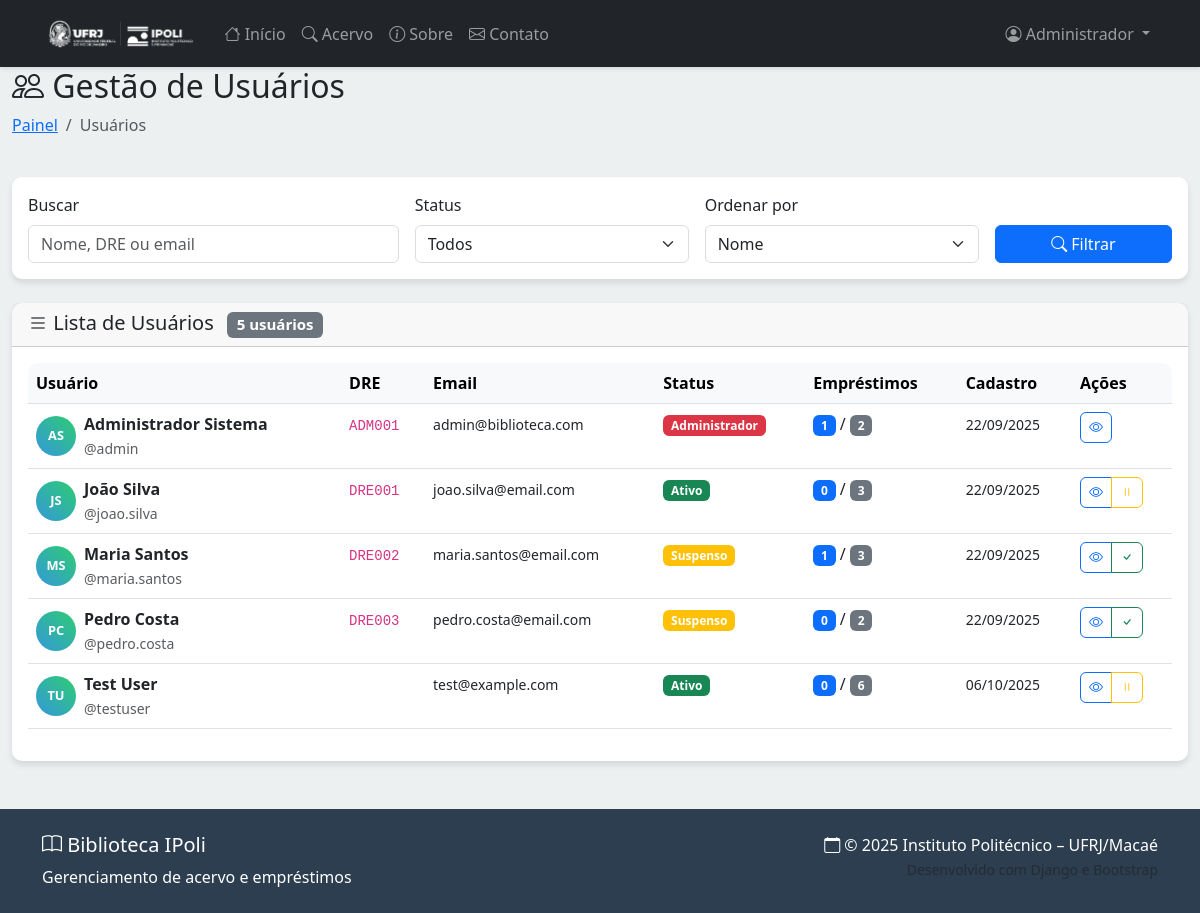
Page /painel/usuarios/ (signed in) on the committed database.
### biblioteca/models.py (models this page shows, shortened)
class Usuario(AbstractUser):
    telefone = models.CharField(
        max_length=15,
        validators=[RegexValidator(r'^\+?1?\d{9,15}$', 'Número de telefone inválido.')],
        help_text='Formato: +5511999999999'
    )
    dre = models.CharField(
        max_length=20,
        unique=True,
        help_text='Matrícula/Registro do aluno'
    )
    is_administrador = models.BooleanField(
        default=False,
        help_text='Designa se o usuário tem privilégios de administrador'
    )
    data_suspensao = models.DateField(
        null=True,
        blank=True,
        help_text='Data até quando o usuário está suspenso'
    )
    email_verificado = models.BooleanField(
        default=False,
        help_text='Indica se o email foi verificado'
    )
    token_ativacao = models.CharField(
        max_length=100,
        blank=True,
        null=True,
        help_text='Token para ativação da conta'
    )
    def esta_suspenso(self):
        if self.data_suspensao and timezone.now().date() <= self.data_suspensao:
            return True
        if self.tem_emprestimo_atrasado():
            return True
        return False
    def tem_emprestimo_atrasado(self):
        return Emprestimo.objects.filter(
            usuario=self,
            data_devolucao__isnull=True,
            previsao_devolucao__lt=timezone.now().date()
        ).exists()

### biblioteca/views.py (the view, shortened to what this page needs)
# urls.py: path('painel/usuarios/', views.usuario_list, name='usuario_list'),
@user_passes_test(is_administrador)
def usuario_list(request):
    usuarios = Usuario.objects.annotate(
        total_emprestimos=Count('emprestimos'),
        emprestimos_ativos=Count('emprestimos', filter=Q(emprestimos__data_devolucao__isnull=True))
    ).order_by('first_name', 'last_name')
    status = request.GET.get('status')
    busca = request.GET.get('busca')
    ordem = request.GET.get('ordem', 'nome')
    if status == 'suspenso':
        ids_suspensos = [u.id for u in usuarios if u.esta_suspenso()]
        usuarios = usuarios.filter(id__in=ids_suspensos)
    elif status == 'ativo':
        ids_ativos = [u.id for u in usuarios if not u.esta_suspenso()]
        usuarios = usuarios.filter(id__in=ids_ativos)
    elif status == 'admin':
        usuarios = usuarios.filter(is_administrador=True)
    if ordem == 'data':
        usuarios = usuarios.order_by('-date_joined')
    elif ordem == 'emprestimos':
        usuarios = usuarios.order_by('-total_emprestimos')
    else:  # nome
        usuarios = usuarios.order_by('first_name', 'last_name')
    paginator = Paginator(usuarios, 15)
    page_number = request.GET.get('page')
    page_obj = paginator.get_page(page_number)
    todos_os_usuarios = Usuario.objects.all()
    total_usuarios = todos_os_usuarios.count()
    total_suspensos = sum(1 for u in todos_os_usuarios if u.esta_suspenso())
    total_ativos = total_usuarios - total_suspensos
    administradores = Usuario.objects.filter(is_administrador=True).count()
    return render(request, 'biblioteca/admin/usuario_list.html', {
        'page_obj': page_obj,
        'status': status,
        'busca': busca,
        'ordem': ordem,
        'total_usuarios': total_usuarios,
        'total_ativos': total_ativos,
        'total_suspensos': total_suspensos,
        'administradores': administradores,
    })

### biblioteca/views.py (called while the page is built)
def is_administrador(user):
    return user.is_authenticated and user.is_administrador

### templates/biblioteca/admin/usuario_list.html (shortened to what this page needs)
{% extends 'base.html' %}
{% block content %}
<div class="container-fluid">
    <div class="row">
        <div class="col-12">
            <div class="d-flex justify-content-between align-items-center mb-4">
                <div>
                    <h2><i class="bi bi-people"></i> Gestão de Usuários</h2>
                    <nav aria-label="breadcrumb">
                        <ol class="breadcrumb">
                            <li class="breadcrumb-item"><a href="{% url 'admin_dashboard' %}">Painel</a></li>
                            <li class="breadcrumb-item active">Usuários</li>
                        </ol>
                    </nav>
                </div>
            </div>
            <div class="card mb-4">
                <div class="card-body">
                    <form method="get" class="row g-3">
                        <div class="col-md-4">
                            <label for="busca" class="form-label">Buscar</label>
                <input type="text" class="form-control" id="busca" name="busca"
                    value="{{ busca|default:'' }}" placeholder="Nome, DRE ou email">
                        </div>
                        <div class="col-md-3">
                            <label for="status" class="form-label">Status</label>
                            <select class="form-select" id="status" name="status">
                                <option value="">Todos</option>
                            </select>
                        </div>
                        <div class="col-md-3">
                            <label for="ordem" class="form-label">Ordenar por</label>
                            <select class="form-select" id="ordem" name="ordem">
                                <option value="nome" {% if ordem == 'nome' %}selected{% endif %}>Nome</option>
                            </select>
                        </div>
                        <div class="col-md-2">
                            <label class="form-label">&nbsp;</label>
                            <div class="d-grid gap-2">
                                <button type="submit" class="btn btn-primary">
                                    <i class="bi bi-search"></i> Filtrar
                                </button>
                            </div>
                        </div>
                    </form>
                </div>
            </div>
            <div class="card">
                <div class="card-header">
                    <h5 class="mb-0">
                        <i class="bi bi-list"></i> Lista de Usuários
                        <span class="badge bg-secondary ms-2">{{ page_obj.paginator.count }} usuários</span>
                    </h5>
                </div>
                <div class="card-body">
                    {% if page_obj %}
                        <div class="table-responsive">
                            <table class="table table-hover">
                                <thead class="table-light">
                                    <tr>
                                        <th>Usuário</th>
                                        <th>DRE</th>
                                        <th>Email</th>
                                        <th>Status</th>
                                        <th>Empréstimos</th>
                                        <th>Cadastro</th>
                                        <th>Ações</th>
                                    </tr>
                                </thead>
                                <tbody>
                                    {% for usuario in page_obj %}
                                    <tr>
                                        <td>
                                            <div class="d-flex align-items-center">
                                                <div class="avatar-circle me-2">
                                                    {{ usuario.first_name|first }}{{ usuario.last_name|first }}
                                                </div>
                                                <div>
                                                    <strong>{{ usuario.first_name }} {{ usuario.last_name }}</strong>
                                                    <br>
                                                    <small class="text-muted">@{{ usuario.username }}</small>
                                                </div>
                                            </div>
                                        </td>
                                        <td>
                                            <code>{{ usuario.dre }}</code>
                                        </td>
                                        <td>
                                            <small>{{ usuario.email }}</small>
                                        </td>
                                        <td>
                                            {% if usuario.is_administrador %}
                                                <span class="badge bg-danger">Administrador</span>
                                            {% elif usuario.esta_suspenso %}
                                                <span class="badge bg-warning">Suspenso</span>
                                            {% else %}
                                                <span class="badge bg-success">Ativo</span>
                                            {% endif %}
                                        </td>
                                        <td>
                                            <span class="badge bg-primary">{{ usuario.emprestimos_ativos }}</span> /
                                            <span class="badge bg-secondary">{{ usuario.total_emprestimos }}</span>
                                        </td>
                                        <td>
                                            <small>{{ usuario.date_joined|date:"d/m/Y" }}</small>
                                        </td>
                                        <td>
                                            <div class="btn-group btn-group-sm">
                                                <a href="{% url 'usuario_detail' usuario.id %}" class="btn btn-outline-primary">
                                                    <i class="bi bi-eye"></i>
                                                </a>
                                                {% if not usuario.is_administrador %}
                                                    {% if usuario.esta_suspenso %}
                                                        <button type="button" class="btn btn-outline-success btn-sm"
                                                                onclick="reativarUsuario('{{ usuario.id }}')">
                                                            <i class="bi bi-check"></i>
                                                        </button>
                                                    {% else %}
                                                        <button type="button" class="btn btn-outline-warning btn-sm"
                                                                onclick="suspenderUsuario('{{ usuario.id }}')">
                                                            <i class="bi bi-pause"></i>
                                                        </button>
                                                    {% endif %}
                                                {% endif %}
                                            </div>
                                        </td>
                                    </tr>
                                    {% endfor %}
                                </tbody>
                            </table>
                        </div>
                    {% else %}
                        <div class="text-center py-5">
                            <i class="bi bi-people text-muted" style="font-size: 4rem;"></i>
                            <h4 class="text-muted mt-3">Nenhum usuário encontrado</h4>
                            <p class="text-muted">Tente ajustar os filtros de busca.</p>
                        </div>
                    {% endif %}
                </div>
            </div>
        </div>
    </div>
</div>
{% endblock %}

### templates/base.html (shortened to what this page needs)
{% load static %}
<!DOCTYPE html>
<html lang="pt-br">
<head>
    <link href="https://cdn.jsdelivr.net/npm/bootstrap@5.3.0/dist/css/bootstrap.min.css" rel="stylesheet">
    <link rel="stylesheet" href="https://cdn.jsdelivr.net/npm/bootstrap-icons@1.10.0/font/bootstrap-icons.css">
</head>
<body class="d-flex flex-column min-vh-100">
    <nav class="navbar navbar-expand-lg navbar-dark bg-dark">
        <div class="container">
            <a class="navbar-brand" href="{% url 'home' %}">
                <img src="{% static 'images/logo.png' %}" alt="Logo IPoli" class="d-inline-block align-text-top">
            </a>
            <div class="collapse navbar-collapse" id="navbarNav">
                <ul class="navbar-nav me-auto">
                    <li class="nav-item">
                        <a class="nav-link" href="{% url 'home' %}">
                            <i class="bi bi-house"></i> Início
                        </a>
                    </li>
                    <li class="nav-item">
                        <a class="nav-link" href="{% url 'acervo' %}">
                            <i class="bi bi-search"></i> Acervo
                        </a>
                    </li>
                    <li class="nav-item">
                        <a class="nav-link" href="{% url 'sobre' %}">
                            <i class="bi bi-info-circle"></i> Sobre
                        </a>
                    </li>
                    <li class="nav-item">
                        <a class="nav-link" href="{% url 'contato' %}">
                            <i class="bi bi-envelope"></i> Contato
                        </a>
                    </li>
                </ul>
                <ul class="navbar-nav">
                    {% if user.is_authenticated %}
                        <li class="nav-item dropdown">
                            <a class="nav-link dropdown-toggle" href="#" role="button" data-bs-toggle="dropdown">
                                <i class="bi bi-person-circle"></i> {{ user.first_name|default:user.username }}
                            </a>
                        </li>
                    {% endif %}
                </ul>
            </div>
        </div>
    </nav>
    <main class="main-content flex-grow-1">
        {% block content %}{% endblock %}
    </main>
    <footer class="footer py-4 mt-5">
        <div class="container">
            <div class="row">
                <div class="col-md-6">
                    <h5><i class="bi bi-book"></i> Biblioteca IPoli</h5>
                    <p class="mb-0">Gerenciamento de acervo e empréstimos</p>
                </div>
                <div class="col-md-6 text-md-end">
                    <p class="mb-0">
                        <i class="bi bi-calendar"></i> © 2025 Instituto Politécnico – UFRJ/Macaé
                    </p>
                    <small class="text-muted">
                    </small>
                </div>
            </div>
        </div>
    </footer>
</body>
</html>

### templates/base.html (style rules this page uses)
:root { --primary-color: #2c3e50; --secondary-color: #3498db; --accent-color: #e74c3c; --success-color: #27ae60; --warning-color: #f39c12; --light-bg: #ecf0f1; }
body { font-family: 'Segoe UI', Tahoma, Geneva, Verdana, sans-serif; background-color: var(--light-bg); }
.navbar-brand img { max-height: 40px; }
.navbar { box-shadow: 0 2px 4px rgba(0,0,0,0.1); }
.card { border: none; border-radius: 10px; box-shadow: 0 4px 6px rgba(0,0,0,0.1); transition: transform 0.2s ease-in-out; }
.btn { border-radius: 6px; font-weight: 500; transition: all 0.2s ease-in-out; }
.footer { background-color: var(--primary-color); color: white; margin-top: auto; }
.main-content { min-height: calc(100vh - 200px); }
.table-responsive { border-radius: 10px; overflow: hidden; }
.form-control, .form-select { border-radius: 6px; border: 1px solid #ddd; }

### templates/biblioteca/admin/usuario_list.html (style rules this page uses)
.avatar-circle { width: 40px; height: 40px; border-radius: 50%; background: linear-gradient(45deg, #3498db, #2ecc71); display: flex; align-items: center; justify-content: center; color: white; font-weight: bold; font-size: 0.8rem; }

### rows in the picture
Usuario: first_name "Administrador", first_name|first "A", last_name|first "S", last_name "Sistema", username "admin", dre "ADM001", email "admin@biblioteca.com", is_administrador "Administrador", emprestimos_ativos "1", total_emprestimos "2", date_joined "22/09/2025"
Usuario: first_name|first "J", last_name|first "S", first_name "João", last_name "Silva", username "joao.silva", dre "DRE001", email "joao.silva@email.com", is_administrador "Ativo", emprestimos_ativos "0", total_emprestimos "3", date_joined "22/09/2025"
Usuario: first_name|first "M", last_name|first "S", first_name "Maria", last_name "Santos", username "maria.santos", dre "DRE002", email "maria.santos@email.com", is_administrador "Suspenso", emprestimos_ativos "1", total_emprestimos "3", date_joined "22/09/2025"
Usuario: first_name|first "P", last_name|first "C", first_name "Pedro", last_name "Costa", username "pedro.costa", dre "DRE003", email "pedro.costa@email.com", is_administrador "Suspenso", emprestimos_ativos "0", total_emprestimos "2", date_joined "22/09/2025"
Usuario: first_name|first "T", last_name|first "U", first_name "Test", last_name "User", username "testuser", email "test@example.com", is_administrador "Ativo", emprestimos_ativos "0", total_emprestimos "6", date_joined "06/10/2025"

### other values in the picture
{{ page_obj.paginator.count }} "5"
